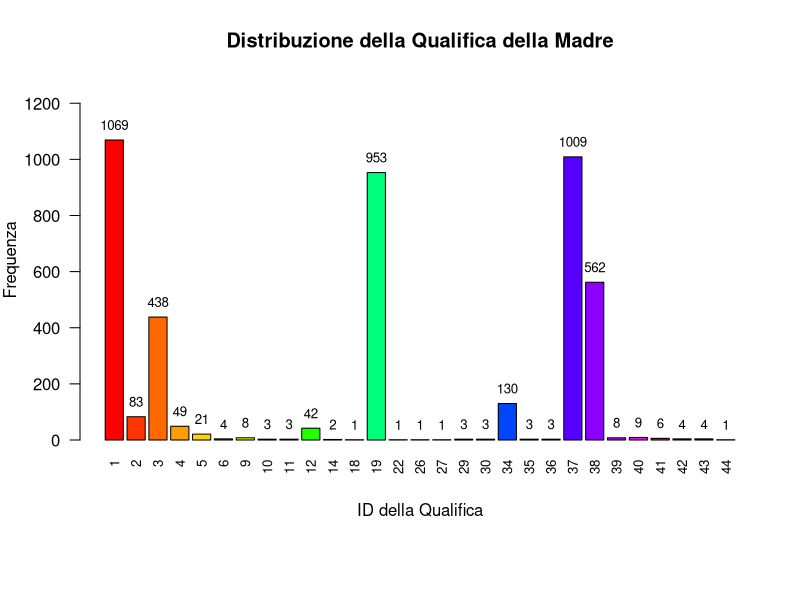
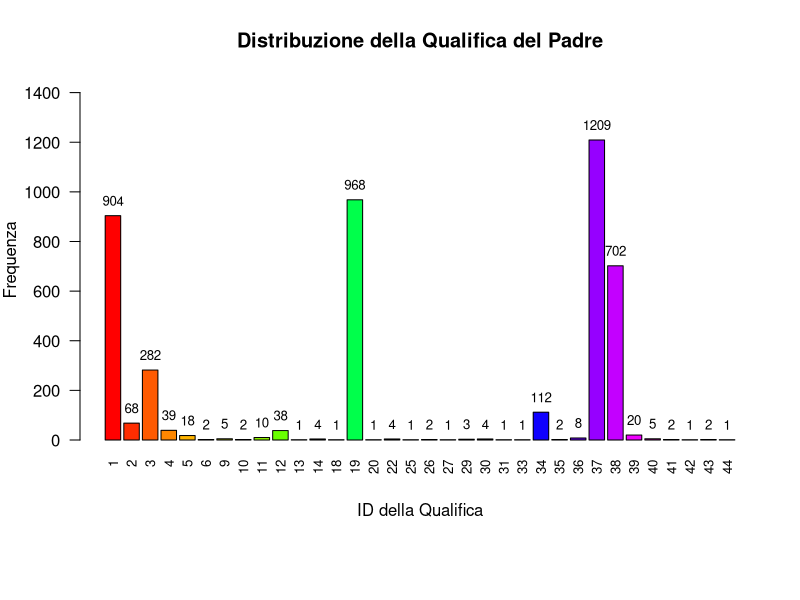
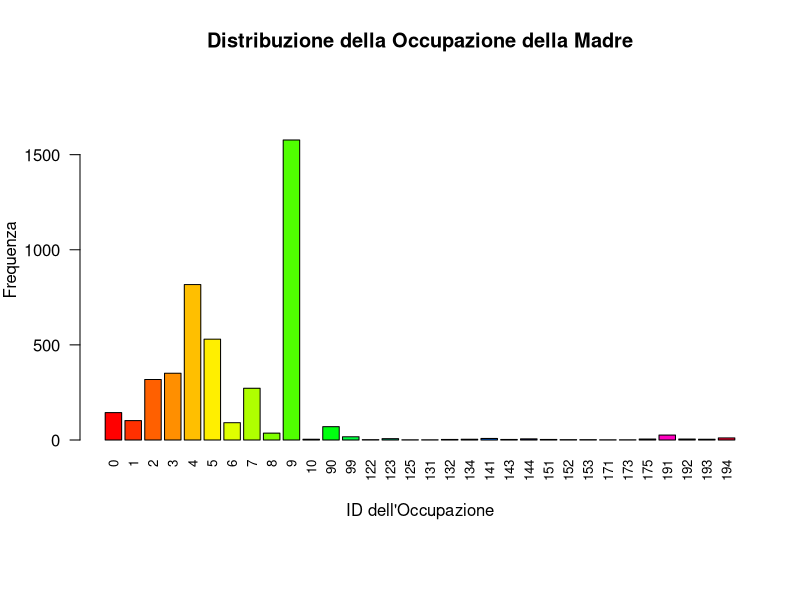
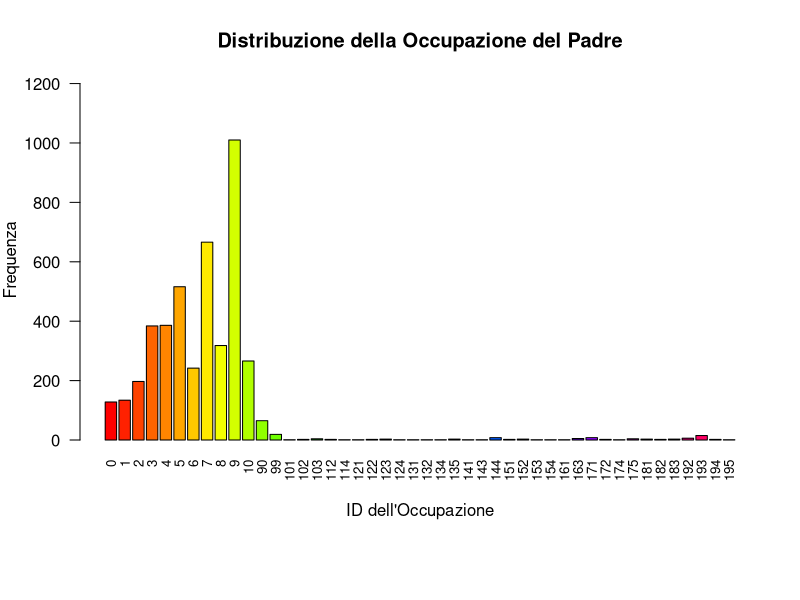
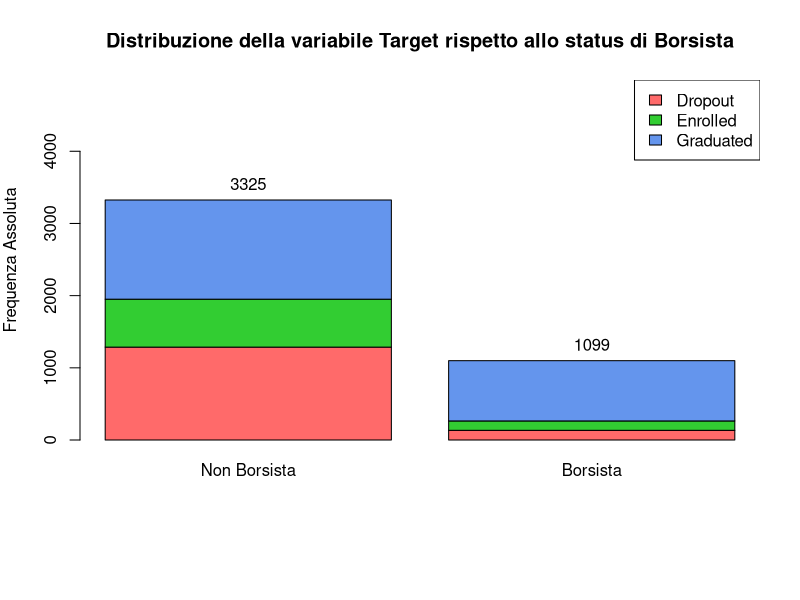
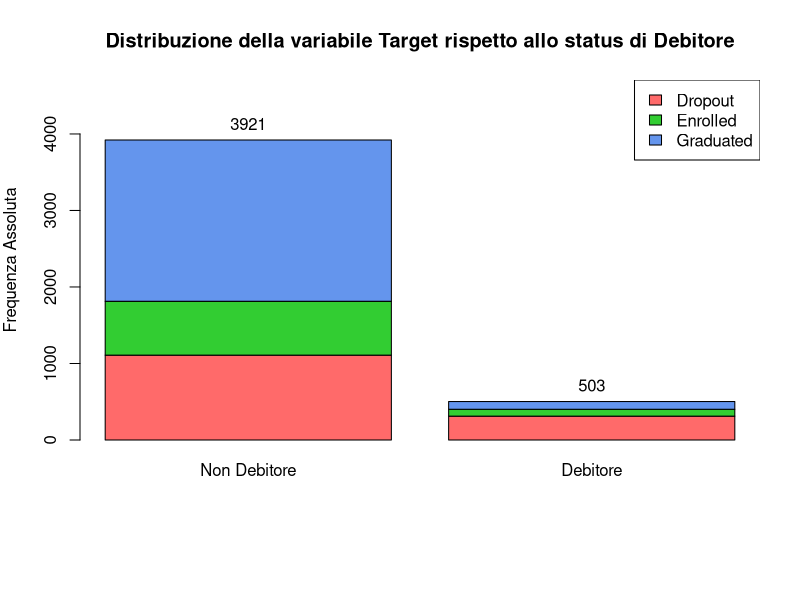
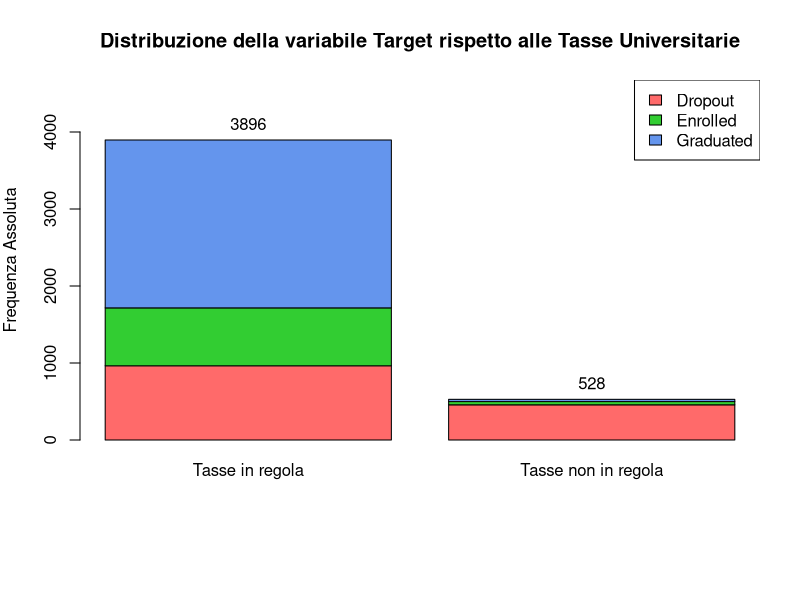
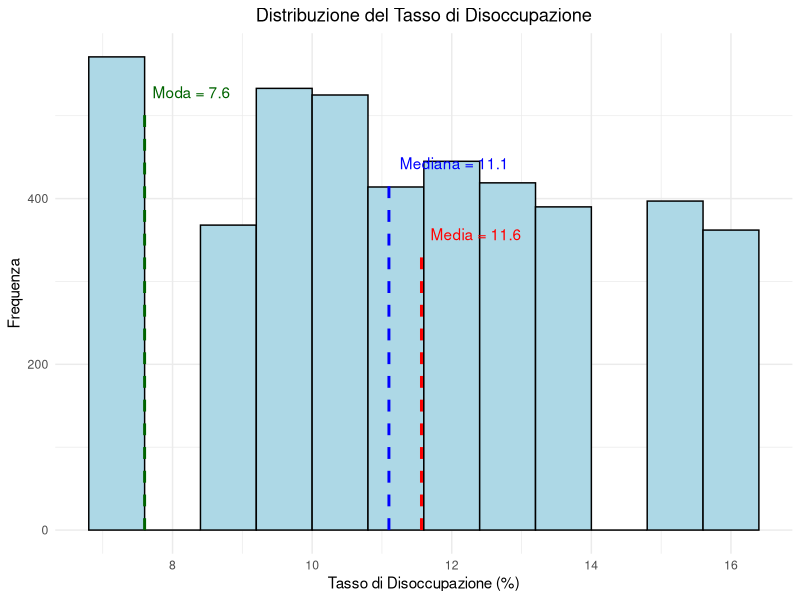

Reproduce these figures in R, in order.
## ---- chunk 1
# Caricamento Librerie
library(ggplot2)
library(dplyr)
library(here)
## ---- chunk 2
if(file.exists(here("dataset/dataMod.csv"))){
  data <- read.csv(here("dataset/dataMod.csv"), sep = ",", header = TRUE, check.names = FALSE)
  
  # Visualizza le prime righe
  head(data)
  
} else{
  print("Il dataset non è stato trovato nella directory")
}

## ---- chunk 3
freq_mother_qual <- table(data$`Mothers_qualification`)
max_freq_mother_qual <- max(freq_mother_qual)
num_categories_mother_qual <- length(freq_mother_qual)

# Imposta i margini per lasciare più spazio alle etichette in basso
par(mar = c(8, 4, 4, 2))

# Crea il grafico a barre per Mother's Qualification usando gli ID come etichette
bp_mother_qual <- barplot(freq_mother_qual, main = "Distribuzione della Qualifica della Madre", 
                          xlab = "ID della Qualifica", 
                          ylab = "Frequenza",
                          ylim = c(0, max_freq_mother_qual * 1.2),
                          col = rainbow(num_categories_mother_qual),
                          names.arg = names(freq_mother_qual),  # Usa gli ID come etichette
                          cex.names = 0.8, las = 2)  # Ruota e riduce le dimensioni delle etichette

# Aggiungi le frequenze assolute sopra ogni barra
text(x = bp_mother_qual, y = freq_mother_qual, labels = freq_mother_qual, pos = 3, cex = 0.8, col = "black")


## ---- chunk 4
# Calcola la frequenza per ciascun ID di Father's Qualification
freq_father_qual <- table(data$`Fathers_qualification`)
max_freq_father_qual <- max(freq_father_qual)
num_categories_father_qual <- length(freq_father_qual)

# Imposta i margini per lasciare più spazio alle etichette in basso
par(mar = c(8, 4, 4, 2))

# Crea il grafico a barre per Father's Qualification usando gli ID come etichette
bp_father_qual <- barplot(freq_father_qual, main = "Distribuzione della Qualifica del Padre", 
                          xlab = "ID della Qualifica", 
                          ylab = "Frequenza",
                          ylim = c(0, max_freq_father_qual * 1.2),
                          col = rainbow(num_categories_father_qual),
                          names.arg = names(freq_father_qual),  # Usa gli ID come etichette
                          cex.names = 0.8, las = 2)  # Ruota e riduce le dimensioni delle etichette

# Aggiungi le frequenze assolute sopra ogni barra
text(x = bp_father_qual, y = freq_father_qual, labels = freq_father_qual, pos = 3, cex = 0.8, col = "black")

## ---- chunk 5
# Crea la tabella di frequenza per Mother's Occupation
freq_mother_occ <- table(data$`Mothers_occupation`)
max_freq_mother_occ <- max(freq_mother_occ)
num_categories_mother_occ <- length(freq_mother_occ)

# Imposta i margini per lasciare più spazio alle etichette in basso
par(mar = c(8, 4, 4, 2))

# Crea il grafico a barre per Mother's Occupation usando gli ID come etichette
bp_mother_occ <- barplot(freq_mother_occ, main = "Distribuzione della Occupazione della Madre", 
                         xlab = "ID dell'Occupazione", 
                         ylab = "Frequenza",
                         ylim = c(0, max_freq_mother_occ * 1.2),
                         col = rainbow(num_categories_mother_occ),
                         names.arg = names(freq_mother_occ),  # Usa gli ID come etichette
                         cex.names = 0.8, las = 2)  # Ruota e riduce le dimensioni delle etichette

## ---- chunk 6
# Crea la tabella di frequenza per Father's Occupation
freq_father_occ <- table(data$`Fathers_occupation`)
max_freq_father_occ <- max(freq_father_occ)
num_categories_father_occ <- length(freq_father_occ)

# Imposta i margini per lasciare più spazio alle etichette in basso
par(mar = c(8, 4, 4, 2))

# Crea il grafico a barre per Father's Occupation usando gli ID come etichette
bp_father_occ <- barplot(freq_father_occ, main = "Distribuzione della Occupazione del Padre", 
                         xlab = "ID dell'Occupazione", 
                         ylab = "Frequenza",
                         ylim = c(0, max_freq_father_occ * 1.2),
                         col = rainbow(num_categories_father_occ),
                         names.arg = names(freq_father_occ),  # Usa gli ID come etichette
                         cex.names = 0.8, las = 2)  # Ruota e riduce le dimensioni delle etichette

## ---- chunk 7
# Assicurati che Scholarship Holder abbia i livelli e le etichette corretti
data$`Scholarship_holder` <- factor(data$`Scholarship_holder`, levels = c(0, 1), labels = c("Non Borsista", "Borsista"))

# Calcola la distribuzione congiunta tra Target e Scholarship Holder
target_scholarship_table <- table(data$Target, data$Scholarship_holder)

# Calcola la frequenza assoluta di Scholarship Holder
scholarship_totals <- colSums(target_scholarship_table)

# Crea il grafico a barre stacked
bp <- barplot(target_scholarship_table, main = "Distribuzione della variabile Target rispetto allo status di Borsista",
        ylab = "Frequenza Assoluta", 
        col = c("#FF6A6A", "#32CD32", "#6495ED"),  # Colori per Target (Dropout, Enrolled, Graduated)
        width = 0.7,
        ylim = c(0, max(scholarship_totals) * 1.5),
        names.arg = c("Non Borsista", "Borsista"))  # Etichette personalizzate per l'asse X

# Aggiungi una legenda per la variabile Target
legend("topright", legend = c("Dropout", "Enrolled", "Graduated"), fill = c("#FF6A6A", "#32CD32", "#6495ED"))

# Aggiungi le frequenze assolute sopra ciascuna barra
text(x = bp, y = scholarship_totals, labels = scholarship_totals, pos = 3, cex = 1, col = "black")

## ---- chunk 8
# Assicurati che Debtor abbia i livelli e le etichette corretti
data$`Debtor` <- factor(data$`Debtor`, levels = c(0, 1), labels = c("Non Debitore", "Debitore"))

# Calcola la distribuzione congiunta tra Target e Debtor
target_debtor_table <- table(data$Target, data$Debtor)

# Calcola la frequenza assoluta di Debtor
debtor_totals <- colSums(target_debtor_table)

# Crea il grafico a barre stacked
bp <- barplot(target_debtor_table, main = "Distribuzione della variabile Target rispetto allo status di Debitore",
        ylab = "Frequenza Assoluta", 
        col = c("#FF6A6A", "#32CD32", "#6495ED"),  # Colori per Target (Dropout, Enrolled, Graduated)
        width = 0.7,
        ylim = c(0, max(debtor_totals) * 1.2))

# Aggiungi una legenda per la variabile Target
legend("topright", legend = c("Dropout", "Enrolled", "Graduated"), fill = c("#FF6A6A", "#32CD32", "#6495ED"))

# Aggiungi le frequenze assolute sopra ciascuna barra
text(x = bp, y = debtor_totals, labels = debtor_totals, pos = 3, cex = 1, col = "black")

## ---- chunk 9
# Assicurati che Tuition_fees_up_to_date abbia i livelli e le etichette corretti
data$`Tuition_fees_up_to_date` <- factor(data$`Tuition_fees_up_to_date`, 
                                         levels = c(1, 0), 
                                         labels = c("Tasse in regola", "Tasse non in regola"))

# Calcola la distribuzione congiunta tra Target e Tuition fees up to date
target_fees_table <- table(data$Target, data$Tuition_fees_up_to_date)

# Calcola la frequenza assoluta di Tuition fees up to date
fees_totals <- colSums(target_fees_table)

# Crea il grafico a barre stacked
bp_fees <- barplot(target_fees_table, 
                   main = "Distribuzione della variabile Target rispetto alle Tasse Universitarie",
                   ylab = "Frequenza Assoluta", 
                   col = c("#FF6A6A", "#32CD32", "#6495ED"),  # Colori per Target (Dropout, Enrolled, Graduated)
                   width = 0.7,
                   ylim = c(0, max(fees_totals) * 1.2))

# Aggiungi una legenda per la variabile Target
legend("topright", legend = c("Dropout", "Enrolled", "Graduated"), fill = c("#FF6A6A", "#32CD32", "#6495ED"))

# Aggiungi le frequenze assolute sopra ciascuna barra
text(x = bp_fees, y = fees_totals, labels = fees_totals, pos = 3, cex = 1, col = "black")

## ---- chunk 10
# Calcola gli indici di sintesi per "Unemployment_rate"
summary_stats_unemployment <- list(
  Media = mean(data$Unemployment_rate, na.rm = TRUE),
  Mediana = median(data$Unemployment_rate, na.rm = TRUE),
  Moda = as.numeric(names(sort(table(data$Unemployment_rate), decreasing = TRUE)[1])),
  Varianza = var(data$Unemployment_rate, na.rm = TRUE),
  Deviazione_Standard = sd(data$Unemployment_rate, na.rm = TRUE),
  Coefficiente_Variabilità = sd(data$Unemployment_rate, na.rm = TRUE) / mean(data$Unemployment_rate, na.rm = TRUE) * 100,
  Quantile_1 = quantile(data$Unemployment_rate, 0.25, na.rm = TRUE),
  Quantile_3 = quantile(data$Unemployment_rate, 0.75, na.rm = TRUE),
  Minimo = min(data$Unemployment_rate, na.rm = TRUE),
  Massimo = max(data$Unemployment_rate, na.rm = TRUE),
  Range = max(data$Unemployment_rate, na.rm = TRUE) - min(data$Unemployment_rate, na.rm = TRUE),
  IQR = IQR(data$Unemployment_rate, na.rm = TRUE)
)

summary_stats_unemployment

## ---- chunk 11
# Calcola Media, Mediana e Moda per Unemployment_rate
mean_unemployment <- summary_stats_unemployment$Media
median_unemployment <- summary_stats_unemployment$Mediana
mode_unemployment <- summary_stats_unemployment$Moda

# Crea l'istogramma della distribuzione
ggplot(data, aes(x = Unemployment_rate)) +
  geom_histogram(binwidth = 0.8, color = "black", fill = "lightblue") +
  annotate("segment", x = mean_unemployment, xend = mean_unemployment, y = 0, 
           yend = max(table(data$Unemployment_rate)) * 0.6, 
           color = "red", linetype = "dashed", linewidth = 1) +
  annotate("segment", x = median_unemployment, xend = median_unemployment, y = 0, 
           yend = max(table(data$Unemployment_rate)) * 0.75, 
           color = "blue", linetype = "dashed", linewidth = 1) +
  annotate("segment", x = mode_unemployment, xend = mode_unemployment, y = 0, 
           yend = max(table(data$Unemployment_rate)) * 0.9, 
           color = "darkgreen", linetype = "dashed", linewidth = 1) +
  labs(title = "Distribuzione del Tasso di Disoccupazione",
       x = "Tasso di Disoccupazione (%)",
       y = "Frequenza") +
  theme_minimal() +
  theme(plot.title = element_text(hjust = 0.5)) +
  annotate("text", x = mode_unemployment, 
           y = max(table(data$Unemployment_rate)) * 0.9, 
           label = paste("Moda =", round(mode_unemployment, 1)), 
           color = "darkgreen", hjust = -0.1, vjust = -0.5) +
  annotate("text", x = median_unemployment, 
           y = max(table(data$Unemployment_rate)) * 0.75, 
           label = paste("Mediana =", round(median_unemployment, 1)), 
           color = "blue", hjust = -0.1, vjust = -0.5) +
  annotate("text", x = mean_unemployment, 
           y = max(table(data$Unemployment_rate)) * 0.6, 
           label = paste("Media =", round(mean_unemployment, 1)), 
           color = "red", hjust = -0.1, vjust = -0.5)

## ---- chunk 12
# Crea il boxplot di "Unemployment_Rate"
ggplot(data, aes(x = Unemployment_rate, y = "")) +
  geom_boxplot(fill = "lightblue", color = "darkblue", width = 0.3) +
  labs(title = "Boxplot Tasso di Disoccupazione",
       x = "Tasso di Disoccupazione") +
  theme_minimal() +
  stat_boxplot(geom = "errorbar",
               width = 0.15) +
  theme(axis.title.y = element_blank(),
        axis.text.y = element_blank(),
        axis.ticks.y = element_blank(),
        plot.title = element_text(hjust = 0.5))

## ---- chunk 13
# Calcola gli indici di sintesi per "Inflation_rate"
summary_stats_inflation <- list(
  Media = mean(data$Inflation_rate, na.rm = TRUE),
  Mediana = median(data$Inflation_rate, na.rm = TRUE),
  Moda = as.numeric(names(sort(table(data$Inflation_rate), decreasing = TRUE)[1])),
  Varianza = var(data$Inflation_rate, na.rm = TRUE),
  Deviazione_Standard = sd(data$Inflation_rate, na.rm = TRUE),
  Coefficiente_Variabilità = sd(data$Inflation_rate, na.rm = TRUE) / mean(data$Inflation_rate, na.rm = TRUE) * 100,
  Quantile_1 = quantile(data$Inflation_rate, 0.25, na.rm = TRUE),
  Quantile_3 = quantile(data$Inflation_rate, 0.75, na.rm = TRUE),
  Minimo = min(data$Inflation_rate, na.rm = TRUE),
  Massimo = max(data$Inflation_rate, na.rm = TRUE),
  Range = max(data$Inflation_rate, na.rm = TRUE) - min(data$Inflation_rate, na.rm = TRUE),
  IQR = IQR(data$Inflation_rate, na.rm = TRUE)
)

summary_stats_inflation

## ---- chunk 14
# Calcola Media, Mediana e Moda per Inflation_rate
mean_inflation <- summary_stats_inflation$Media
median_inflation <- summary_stats_inflation$Mediana
mode_inflation <- summary_stats_inflation$Moda

# Crea l'istogramma della distribuzione
ggplot(data, aes(x = Inflation_rate)) +
  geom_histogram(binwidth = 0.5, color = "black", fill = "lightblue") +
  annotate("segment", x = mean_inflation, xend = mean_inflation, y = 0, 
           yend = max(table(data$Inflation_rate)) * 0.6, 
           color = "red", linetype = "dashed", linewidth = 1) +
  annotate("segment", x = median_inflation, xend = median_inflation, y = 0, 
           yend = max(table(data$Inflation_rate)) * 0.75, 
           color = "blue", linetype = "dashed", linewidth = 1) +
  annotate("segment", x = mode_inflation, xend = mode_inflation, y = 0, 
           yend = max(table(data$Inflation_rate)) * 0.9, 
           color = "darkgreen", linetype = "dashed", linewidth = 1) +
  labs(title = "Distribuzione del Tasso di Inflazione",
       x = "Tasso di Inflazione (%)",
       y = "Frequenza") +
  theme_minimal() +
  theme(plot.title = element_text(hjust = 0.5)) +
  annotate("text", x = mode_inflation, 
           y = max(table(data$Inflation_rate)) * 0.9, 
           label = paste("Moda =", round(mode_inflation, 1)), 
           color = "darkgreen", hjust = -0.1, vjust = -0.5) +
  annotate("text", x = median_inflation, 
           y = max(table(data$Inflation_rate)) * 0.75, 
           label = paste("Mediana =", round(median_inflation, 1)), 
           color = "blue", hjust = -0.1, vjust = -0.5) +
  annotate("text", x = mean_inflation, 
           y = max(table(data$Inflation_rate)) * 0.6, 
           label = paste("Media =", round(mean_inflation, 1)), 
           color = "red", hjust = -0.1, vjust = -0.5)

## ---- chunk 15
# Crea il boxplot di "Inflation_rate"
ggplot(data, aes(x = Inflation_rate, y = "")) +
  geom_boxplot(fill = "lightblue", color = "darkblue", width = 0.3) +
  labs(title = "Boxplot Tasso di Inflazione",
       x = "Tasso di Inflazione") +
  theme_minimal() +
  stat_boxplot(geom = "errorbar",
               width = 0.15) +
  theme(axis.title.y = element_blank(),
        axis.text.y = element_blank(),
        axis.ticks.y = element_blank(),
        plot.title = element_text(hjust = 0.5))

## ---- chunk 16
# Calcola gli indici di sintesi per "GDP"
summary_stats_gdp <- list(
  Media = mean(data$GDP, na.rm = TRUE),
  Mediana = median(data$GDP, na.rm = TRUE),
  Moda = as.numeric(names(sort(table(data$GDP), decreasing = TRUE)[1])),
  Varianza = var(data$GDP, na.rm = TRUE),
  Deviazione_Standard = sd(data$GDP, na.rm = TRUE),
  Coefficiente_Variabilità = sd(data$GDP, na.rm = TRUE) / mean(data$GDP, na.rm = TRUE) * 100,
  Quantile_1 = quantile(data$GDP, 0.25, na.rm = TRUE),
  Quantile_3 = quantile(data$GDP, 0.75, na.rm = TRUE),
  Minimo = min(data$GDP, na.rm = TRUE),
  Massimo = max(data$GDP, na.rm = TRUE),
  Range = max(data$GDP, na.rm = TRUE) - min(data$GDP, na.rm = TRUE),
  IQR = IQR(data$GDP, na.rm = TRUE)
)

summary_stats_gdp

## ---- chunk 17
# Calcola Media, Mediana e Moda per GDP
mean_gdp <- summary_stats_gdp$Media
median_gdp <- summary_stats_gdp$Mediana
mode_gdp <- summary_stats_gdp$Moda

# Crea l'istogramma della distribuzione
ggplot(data, aes(x = GDP)) +
  geom_histogram(binwidth = 0.5, color = "black", fill = "lightblue") +
  annotate("segment", x = mean_gdp, xend = mean_gdp, y = 0, 
           yend = max(table(data$GDP)) * 0.6, 
           color = "red", linetype = "dashed", linewidth = 1) +
  annotate("segment", x = median_gdp, xend = median_gdp, y = 0, 
           yend = max(table(data$GDP)) * 0.75, 
           color = "blue", linetype = "dashed", linewidth = 1) +
  annotate("segment", x = mode_gdp, xend = mode_gdp, y = 0, 
           yend = max(table(data$GDP)) * 0.9, 
           color = "darkgreen", linetype = "dashed", linewidth = 1) +
  labs(title = "Distribuzione del PIL",
       x = "PIL (Prodotto Interno Lordo)",
       y = "Frequenza") +
  theme_minimal() +
  theme(plot.title = element_text(hjust = 0.5)) +
  annotate("text", x = mode_gdp, 
           y = max(table(data$GDP)) * 0.9, 
           label = paste("Moda =", round(mode_gdp, 1)), 
           color = "darkgreen", hjust = -0.1, vjust = -0.5) +
  annotate("text", x = median_gdp, 
           y = max(table(data$GDP)) * 0.75, 
           label = paste("Mediana =", round(median_gdp, 1)), 
           color = "blue", hjust = -0.1, vjust = -0.5) +
  annotate("text", x = mean_gdp, 
           y = max(table(data$GDP)) * 0.6, 
           label = paste("Media =", round(mean_gdp, 1)), 
           color = "red", hjust = -0.1, vjust = -0.5)

## ---- chunk 18
# Crea il boxplot di "GDP"
ggplot(data, aes(x = GDP, y = "")) +
  geom_boxplot(fill = "lightblue", color = "darkblue", width = 0.3) +
  labs(title = "Boxplot del PIL",
       x = "PIL (Prodotto Interno Lordo)") +
  theme_minimal() +
  stat_boxplot(geom = "errorbar",
               width = 0.15) +
  theme(axis.title.y = element_blank(),
        axis.text.y = element_blank(),
        axis.ticks.y = element_blank(),
        plot.title = element_text(hjust = 0.5))

